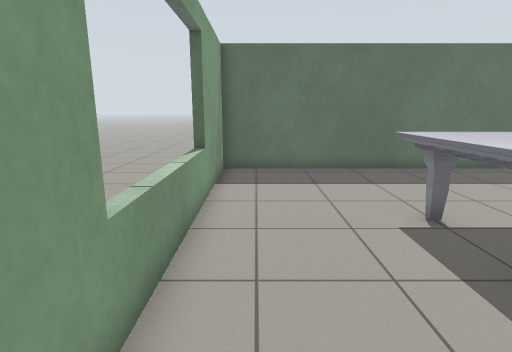
view 1 (above)

19 first-person views from a walk through a robot-simulator world made for Gazebo. The camera is 1.2 m above the floor, tilts 12° down and sees 80° across. The lines on the ground mark 1 m squares. The floor is counted in squares, 0.5 m on a side. Each view is taken from the middle of a square. On the plan, view 1 faces up. The plan holds only what a view shows up to about 18 squares ahead; the rest is blank. The place goes on beyond the plan. The robots in the file are not drawn. Gazebo's built-in surfaces are drawn with simple patterns. Some surface patterns are stand-ins.

view 2
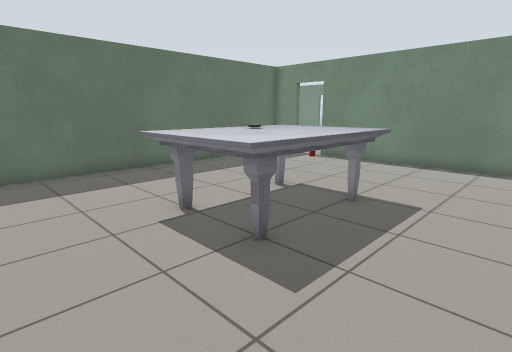

view 3
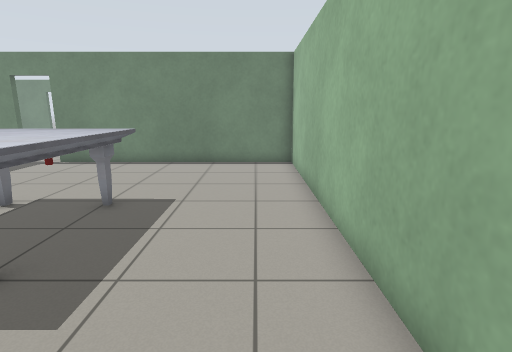

view 4
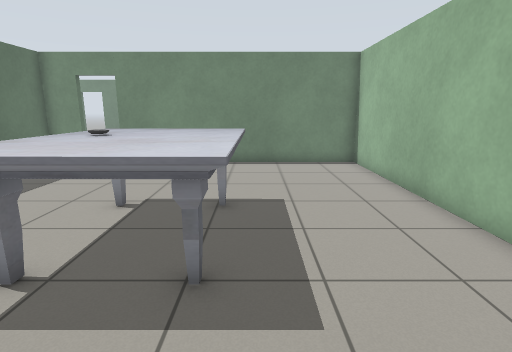

view 5
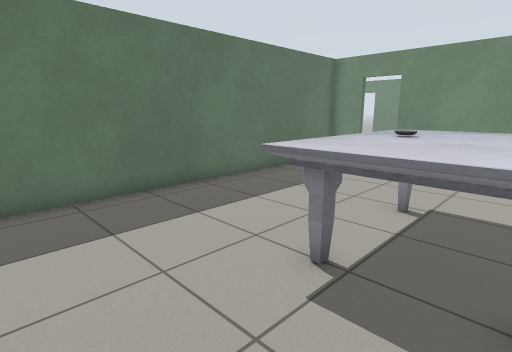

view 6
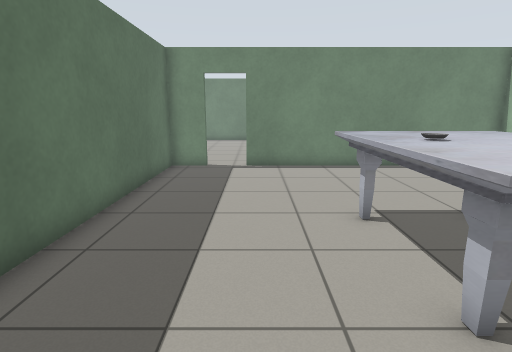

view 7
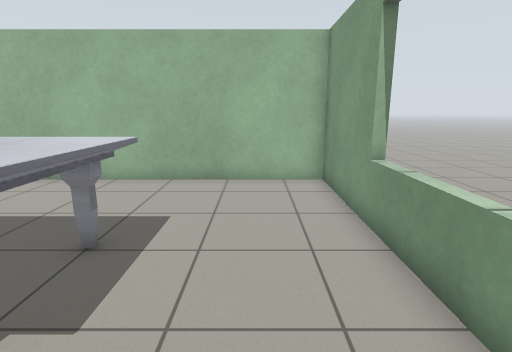

view 8
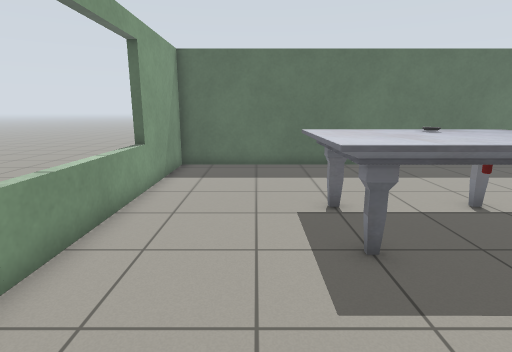

view 9
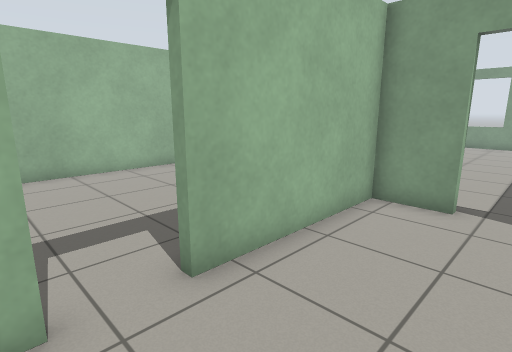

view 10
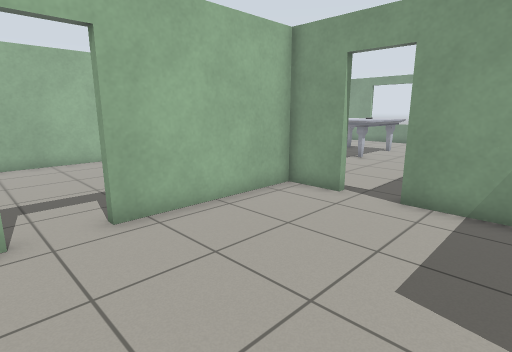

view 11
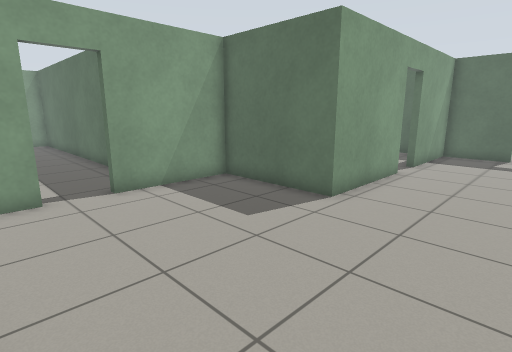

view 12
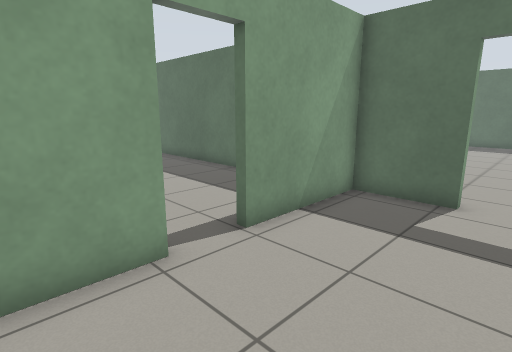

view 13
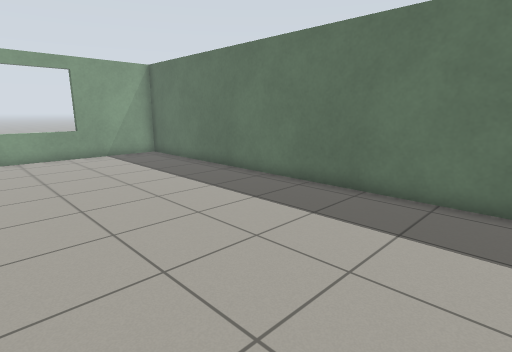

view 14
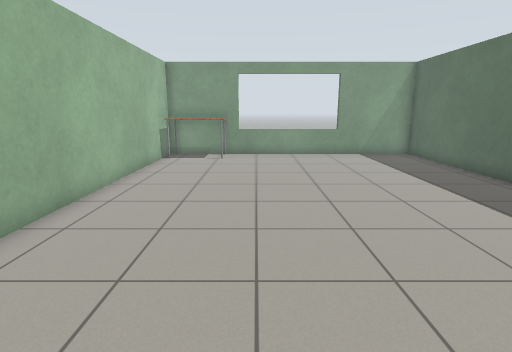

view 15
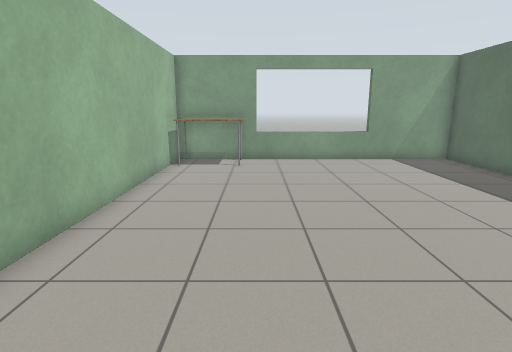

view 16
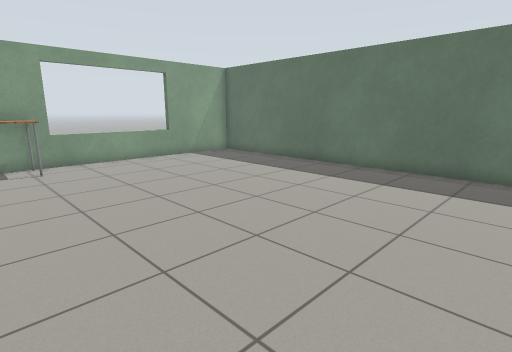

view 17
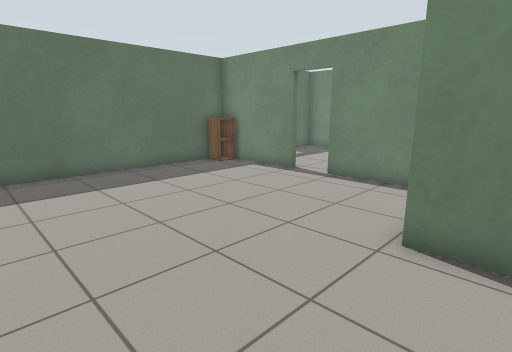

view 18
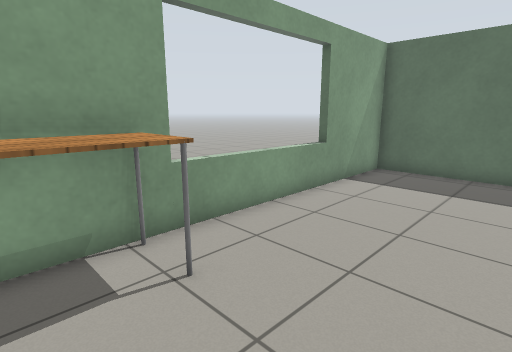

view 19
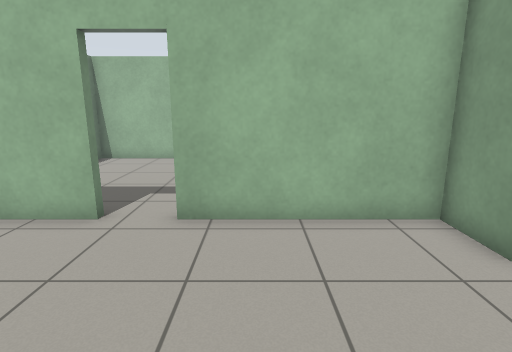

### Floor plan
Ten units are one square. View 1 is at (0, 0); x grows to the right and y downward. Boxes are objects, and circles mark ways between rooms. Rooms are numbered by the first view taken in them; rooms with no view inside come last. Other rooms are left out.
<svg viewBox="-20 -275 270 297">
<path fill="none" stroke="#000" d="M145 -111 145 -128 -14 -128 -14 17 145 17 145 -95M196 -204 196 -155 148 -155 148 -111M225 -75 245 -75M148 -95 148 -75 209 -75M225 -267 196 -267 196 -221M145 -141 145 -159M193 -220 193 -267 -14 -267 -14 -131 105 -131M193 -172 193 -204"/>
<rect x="25" y="-75" width="60" height="50" fill="#bbb"><title>marble table</title></rect>
<rect x="55" y="-65" width="10" height="10" fill="#bbb"><title>other object</title></rect>
<rect x="-15" y="-165" width="20" height="30" fill="#bbb"><title>table</title></rect>
<rect x="175" y="-265" width="20" height="10" fill="#bbb"><title>cabinet</title></rect>
<circle cx="150" cy="-105" r="3" fill="#2a7"/>
<circle cx="193" cy="-213" r="3" fill="#2a7"/>
<text x="70" y="-60">1</text>
<text x="210" y="-150">2</text>
<text x="90" y="-200">3</text>
</svg>
Room 1 opens to room 2. Room 2 opens to room 3.

Where each view was taken, in squares from view 1:
view 1: 0 up, 0 right, facing up
view 2: 0 up, 0 right, facing up-right
view 3: 0 up, 0 right, facing right
view 4: 3 up, 0 right, facing right
view 5: 4 up, 0 right, facing up-right
view 6: 9 up, 1 right, facing right
view 7: 9 up, 1 right, facing down
view 8: 1 down, 2 right, facing up
view 9: 11 up, 23 right, facing down-left
view 10: 14 up, 23 right, facing down-left
view 11: 8 up, 24 right, facing up-left
view 12: 18 up, 24 right, facing up-left
view 13: 18 up, 16 right, facing up-left
view 14: 18 up, 16 right, facing left
view 15: 17 up, 14 right, facing left
view 16: 14 up, 14 right, facing up-left
view 17: 14 up, 9 right, facing up-right
view 18: 14 up, 4 right, facing up-left
view 19: 14 up, 19 right, facing down
